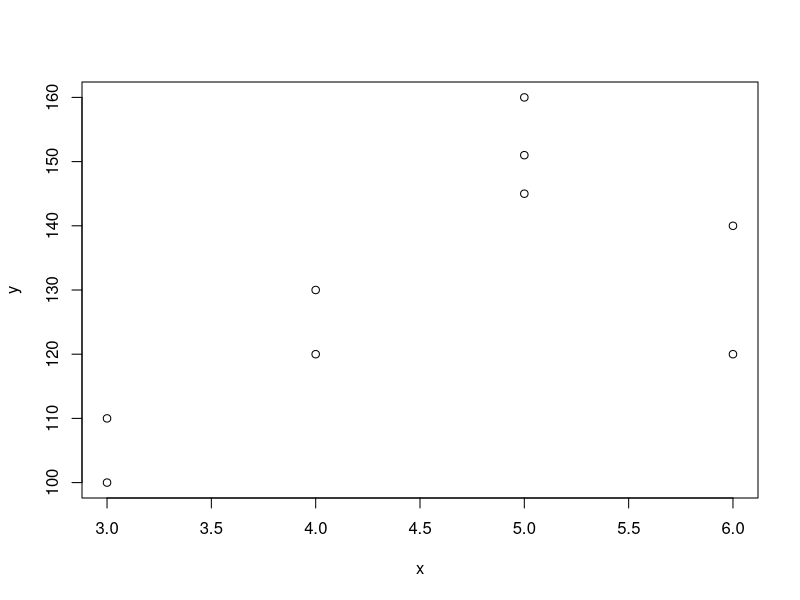
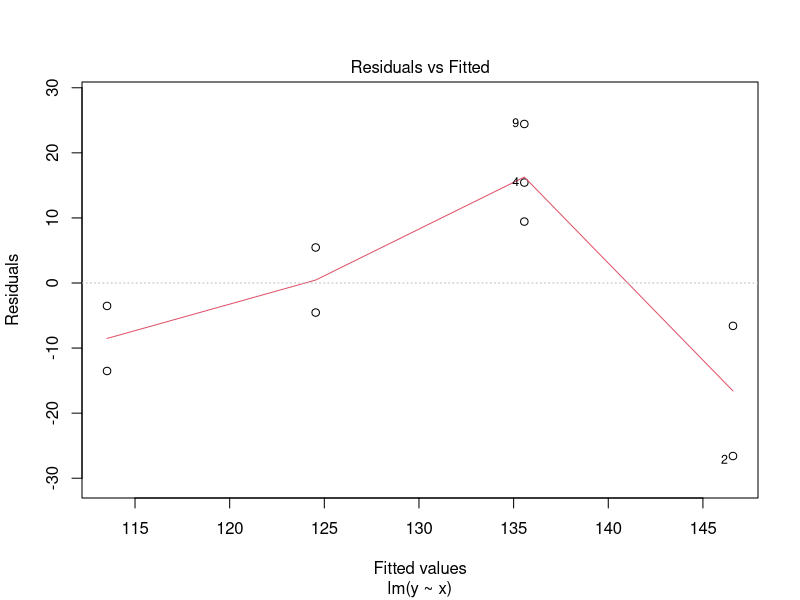
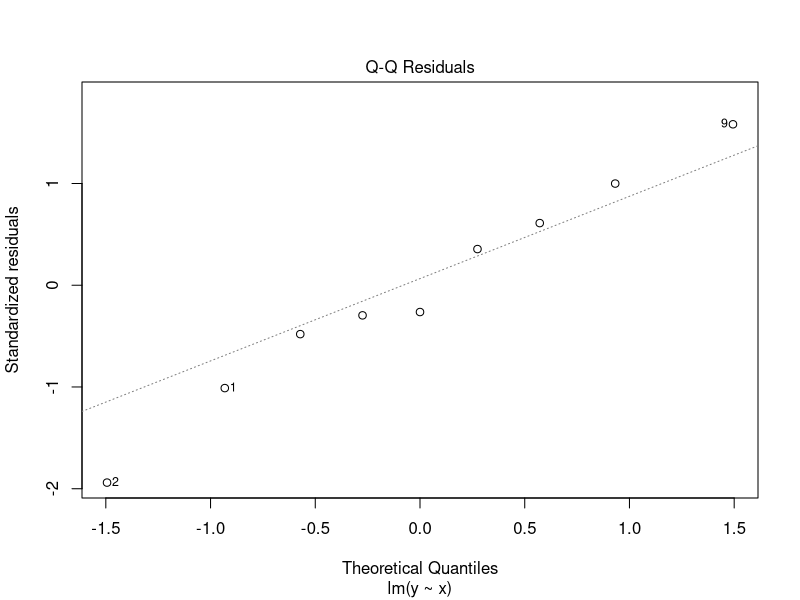
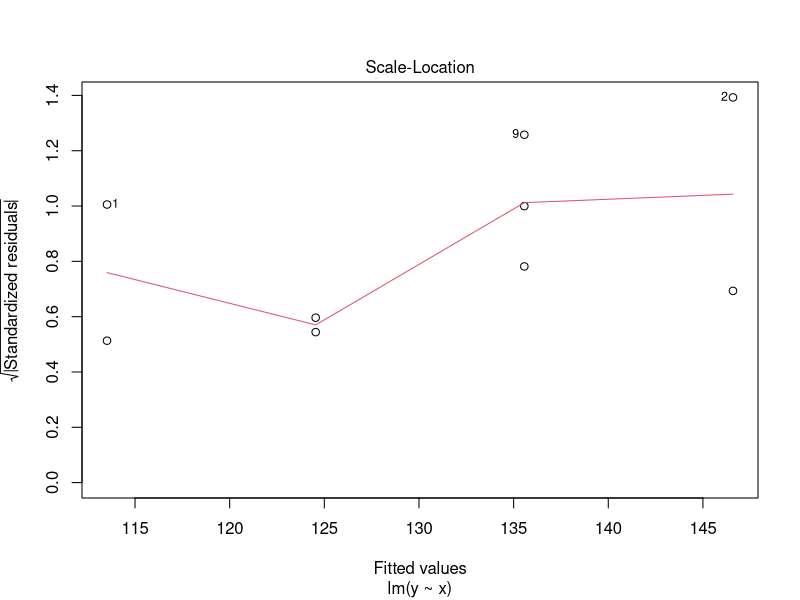
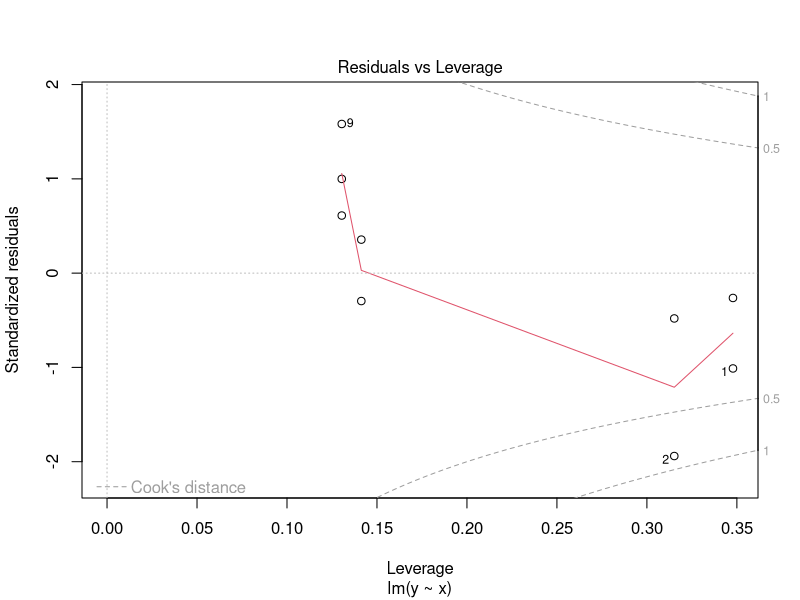

The R source for these figures, in order:
x <- c(3, 6, 5, 5, 4, 6, 3, 4, 5)
y <- c(100, 120, 145, 151, 130, 140, 110, 120, 160)

plot(x, y)
cor(x, y)
lm(y ~ x)
plot(lm(y ~x))